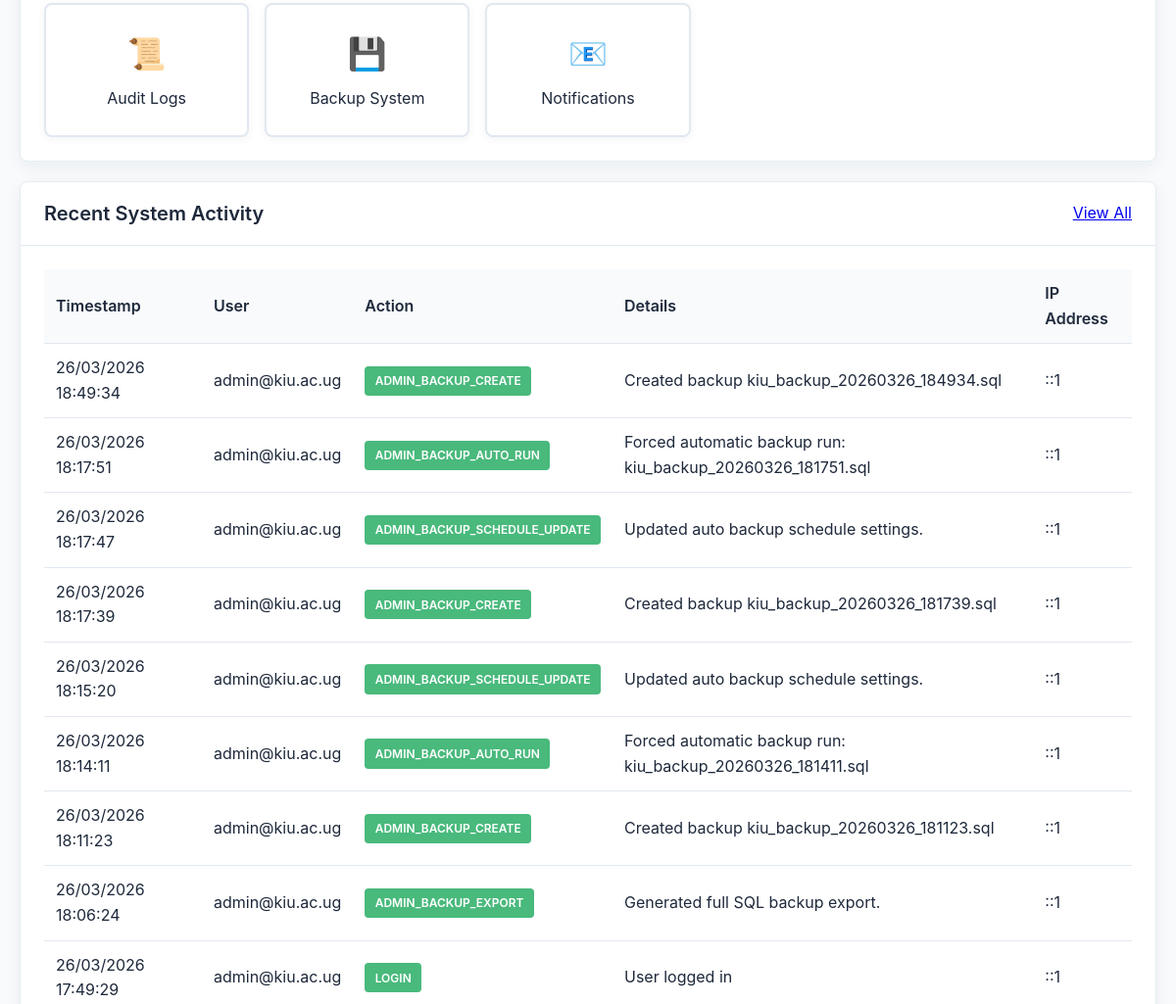
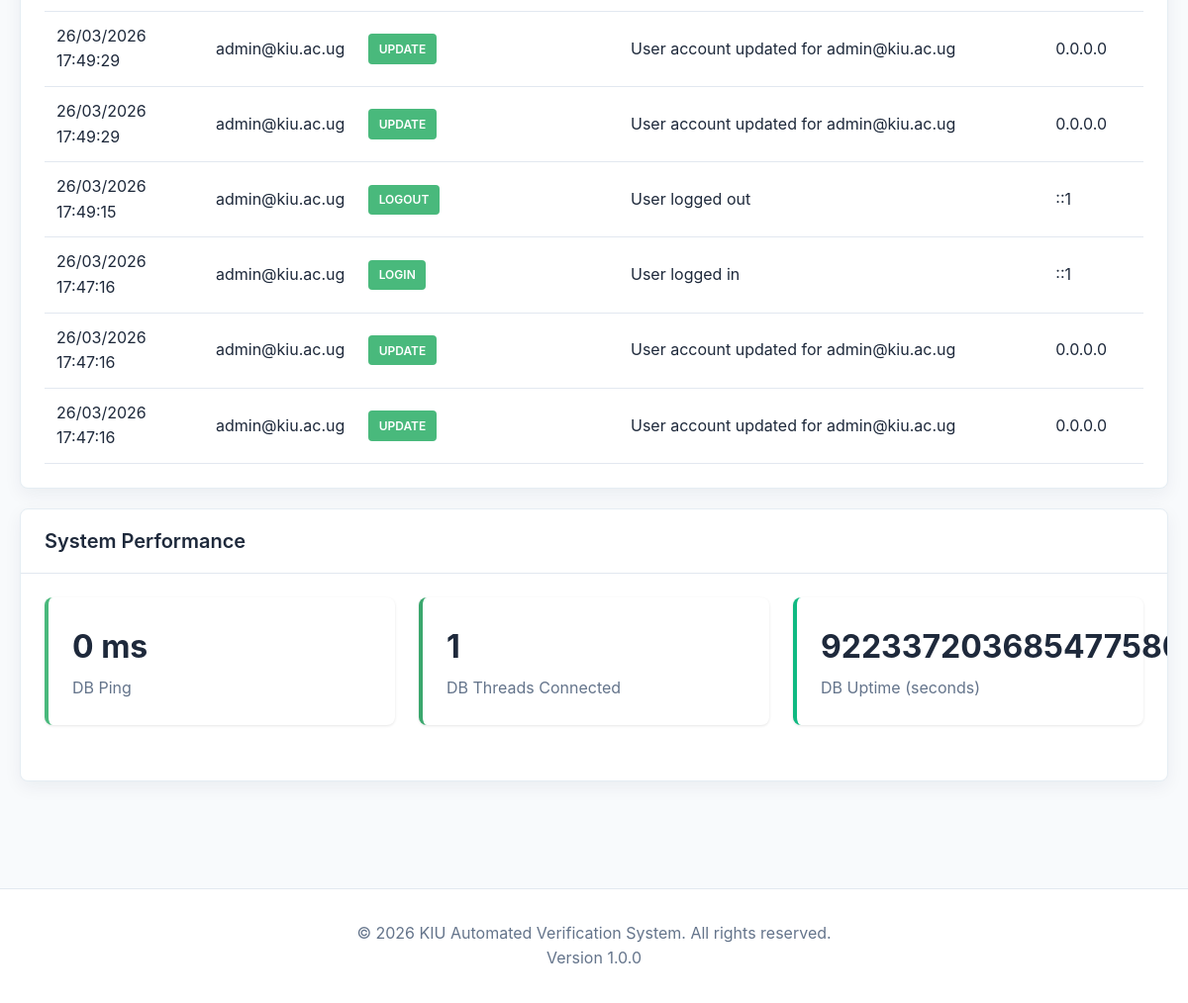
The page /modules/admin/dashboard.php (signed in, lower part) on the database as committed earlier (2 pictures, top to bottom).
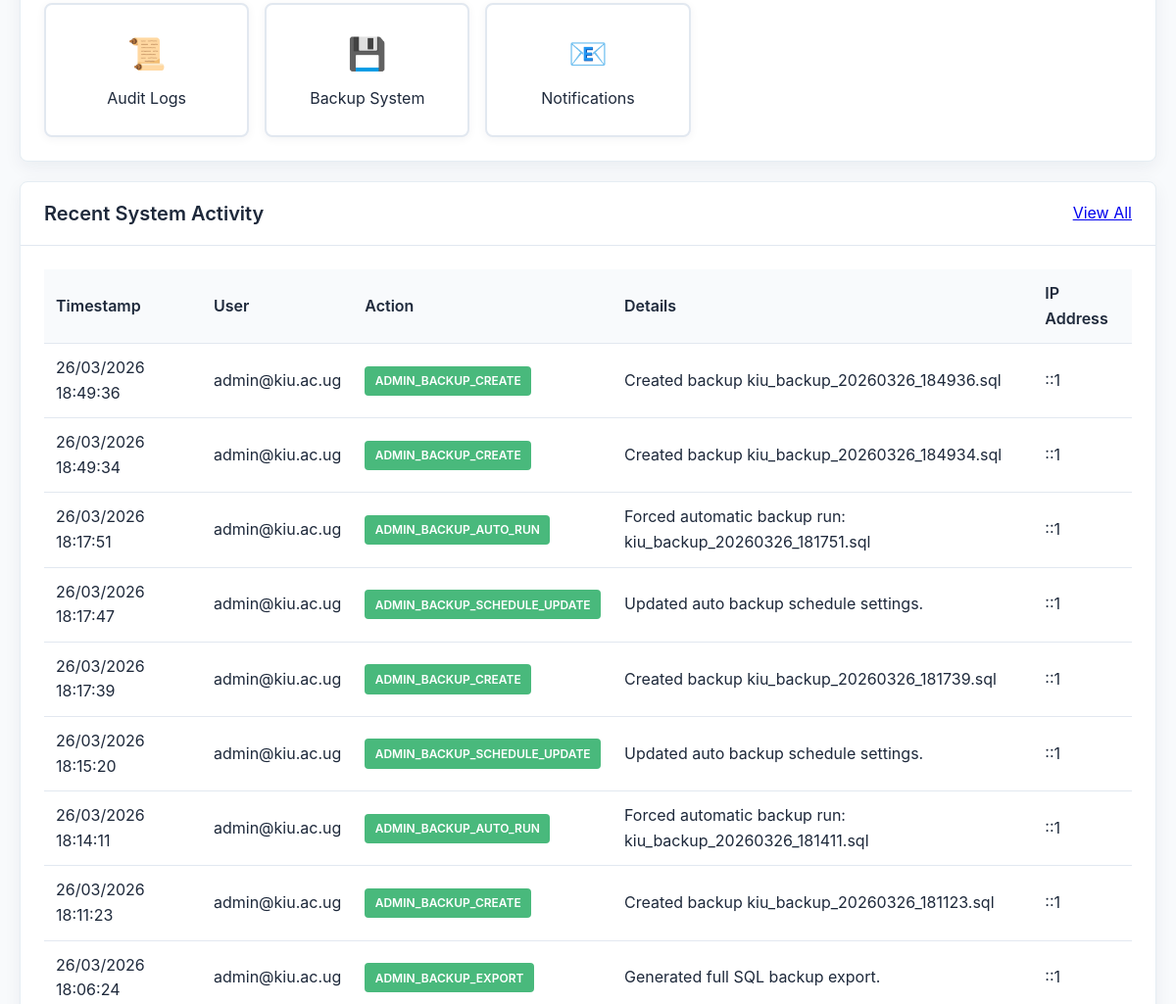
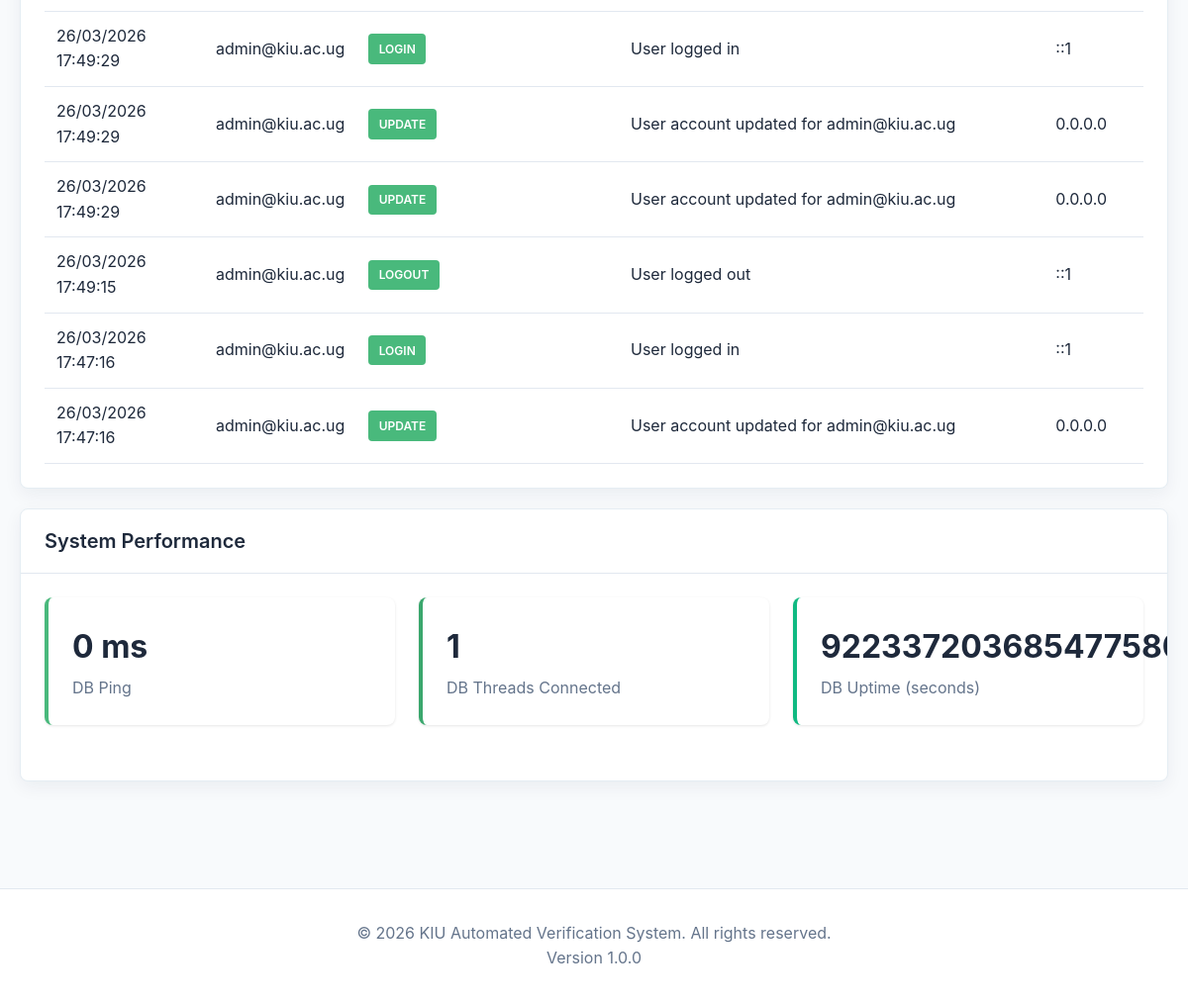
The same page on the database as committed later (2 pictures, top to bottom).
### tables this page shows
CREATE TABLE `audit_logs` (
  `log_id` bigint(20) unsigned NOT NULL AUTO_INCREMENT,
  `user_id` bigint(20) unsigned DEFAULT NULL COMMENT 'NULL for system-generated actions',
  `action` varchar(100) NOT NULL COMMENT 'e.g., CREATE, UPDATE, DELETE, LOGIN, LOGOUT',
  `table_name` varchar(100) DEFAULT NULL COMMENT 'Affected table',
  `record_id` bigint(20) unsigned DEFAULT NULL COMMENT 'Affected record ID',
  `old_value` longtext DEFAULT NULL COMMENT 'Previous state of record' CHECK (json_valid(`old_value`)),
  `new_value` longtext DEFAULT NULL COMMENT 'New state of record' CHECK (json_valid(`new_value`)),
  `changes_summary` text DEFAULT NULL COMMENT 'Human-readable summary of changes',
  `ip_address` varchar(45) NOT NULL COMMENT 'IPv4 or IPv6 address',
  `user_agent` text DEFAULT NULL COMMENT 'Browser/client user agent',
  `request_url` varchar(500) DEFAULT NULL COMMENT 'Request URL if applicable',
  `request_method` varchar(10) DEFAULT NULL COMMENT 'HTTP method (GET, POST, etc.)',
  `session_id` varchar(255) DEFAULT NULL COMMENT 'Session identifier',
  `severity` enum('info','warning','error','critical') DEFAULT 'info',
  `timestamp` timestamp(6) NOT NULL DEFAULT current_timestamp(6) COMMENT 'Microsecond precision',
  `created_at` timestamp NOT NULL DEFAULT current_timestamp(),
  PRIMARY KEY (`log_id`),
  KEY `idx_user_actions` (`user_id`,`timestamp`),
  KEY `idx_table_record` (`table_name`,`record_id`,`timestamp`),
  KEY `idx_action_timestamp` (`action`,`timestamp`),
  KEY `idx_severity` (`severity`,`timestamp`),
  CONSTRAINT `fk_audit_user` FOREIGN KEY (`user_id`) REFERENCES `users` (`user_id`) ON DELETE SET NULL ON UPDATE CASCADE
);

CREATE TABLE `users` (
  `user_id` bigint(20) unsigned NOT NULL AUTO_INCREMENT,
  `admission_number` varchar(50) NOT NULL COMMENT 'University admission number',
  `email` varchar(255) NOT NULL COMMENT 'User email address',
  `password_hash` varchar(255) NOT NULL COMMENT 'Bcrypt hashed password',
  `role` enum('student','finance_officer','registrar','admin') NOT NULL DEFAULT 'student',
  `mfa_enabled` tinyint(1) DEFAULT 0 COMMENT 'Multi-factor authentication status',
  `mfa_secret` varchar(255) DEFAULT NULL COMMENT 'TOTP secret for MFA',
  `email_verified_at` timestamp NULL DEFAULT NULL COMMENT 'Email verification timestamp',
  `last_login_at` timestamp NULL DEFAULT NULL COMMENT 'Last successful login',
  `login_attempts` tinyint(3) unsigned DEFAULT 0 COMMENT 'Failed login attempt counter',
  `locked_until` timestamp NULL DEFAULT NULL COMMENT 'Account lockout expiry time',
  `is_active` tinyint(1) DEFAULT 1 COMMENT 'Account active status',
  `created_at` timestamp NOT NULL DEFAULT current_timestamp(),
  `updated_at` timestamp NOT NULL DEFAULT current_timestamp() ON UPDATE current_timestamp(),
  PRIMARY KEY (`user_id`),
  UNIQUE KEY `admission_number` (`admission_number`),
  UNIQUE KEY `email` (`email`),
  KEY `idx_email` (`email`),
  KEY `idx_admission_number` (`admission_number`),
  KEY `idx_role` (`role`),
  KEY `idx_created_at` (`created_at`)
);

### includes/functions.php (called while the page is built, shortened)
<?php
function format_date($date, $format = DISPLAY_DATE_FORMAT) {
    return date($format, strtotime($date));
}

### modules/admin/dashboard.php (the view, shortened to what this page needs)
<?php
require_once '../../config/init.php';
$performance = [
    'db_time_ms' => null,
    'db_threads_connected' => null,
    'db_uptime_seconds' => null
];
try {
    $start = microtime(true);
    $db->query('SELECT 1')->fetchColumn();
    $performance['db_time_ms'] = round((microtime(true) - $start) * 1000, 2);
    $statusRows = $db->query("SHOW GLOBAL STATUS WHERE Variable_name IN ('Threads_connected','Uptime')")->fetchAll();
    foreach ($statusRows as $row) {
        if (($row['Variable_name'] ?? '') === 'Threads_connected') {
            $performance['db_threads_connected'] = (int)$row['Value'];
        }
        if (($row['Variable_name'] ?? '') === 'Uptime') {
            $performance['db_uptime_seconds'] = (int)$row['Value'];
        }
    }
} catch (Exception $e) {
}
$recent_activity = $db->query("
    SELECT al.*, u.email, u.admission_number
    FROM audit_logs al
    LEFT JOIN users u ON al.user_id = u.user_id
    ORDER BY al.timestamp DESC
    LIMIT 15
")->fetchAll();
include '../../includes/header.php';
?>
<div class="dashboard">
    <div class="card">
        <div class="card-body">
            <div class="quick-actions">
                <a href="audit_logs.php" class="action-btn">
                    <span class="action-icon">📜</span>
                    <span>Audit Logs</span>
                </a>
                <a href="backup.php" class="action-btn">
                    <span class="action-icon">💾</span>
                    <span>Backup System</span>
                </a>
                <a href="notifications.php" class="action-btn">
                    <span class="action-icon">📧</span>
                    <span>Notifications</span>
                </a>
            </div>
        </div>
    </div>
    <div class="card">
        <div class="card-header">
            <h3>Recent System Activity</h3>
            <a href="audit_logs.php">View All</a>
        </div>
        <div class="card-body">
            <div class="table-responsive">
                <table class="table table-sm">
                    <thead>
                        <tr>
                            <th>Timestamp</th>
                            <th>User</th>
                            <th>Action</th>
                            <th>Details</th>
                            <th>IP Address</th>
                        </tr>
                    </thead>
                    <tbody>
                        <?php foreach ($recent_activity as $activity): ?>
                            <tr>
                                <td><?php echo format_date($activity['timestamp'], DISPLAY_DATETIME_FORMAT); ?></td>
                                <td><?php echo htmlspecialchars($activity['email'] ?? 'System'); ?></td>
                                <td><span class="badge badge-info"><?php echo htmlspecialchars($activity['action']); ?></span></td>
                                <td><?php echo htmlspecialchars($activity['changes_summary'] ?? '-'); ?></td>
                                <td><?php echo htmlspecialchars($activity['ip_address']); ?></td>
                            </tr>
                        <?php endforeach; ?>
                    </tbody>
                </table>
            </div>
        </div>
    </div>
    <div class="card">
        <div class="card-header">
            <h3>System Performance</h3>
        </div>
        <div class="card-body">
            <div class="stats-grid">
                <div class="stat-card stat-info">
                    <div class="stat-content">
                        <h3><?php echo $performance['db_time_ms'] !== null ? htmlspecialchars((string)$performance['db_time_ms']) . ' ms' : 'N/A'; ?></h3>
                        <p>DB Ping</p>
                    </div>
                </div>
                <div class="stat-card stat-primary">
                    <div class="stat-content">
                        <h3><?php echo $performance['db_threads_connected'] !== null ? (int)$performance['db_threads_connected'] : 'N/A'; ?></h3>
                        <p>DB Threads Connected</p>
                    </div>
                </div>
                <div class="stat-card stat-success">
                    <div class="stat-content">
                        <h3><?php echo $performance['db_uptime_seconds'] !== null ? (int)$performance['db_uptime_seconds'] : 'N/A'; ?></h3>
                        <p>DB Uptime (seconds)</p>
                    </div>
                </div>
            </div>
        </div>
    </div>
</div>
<?php include '../../includes/footer.php'; ?>

### includes/header.php (shortened to what this page needs)
<!DOCTYPE html>
<html lang="en">
<head>
    <link rel="stylesheet" href="<?php echo BASE_URL; ?>assets/css/style.css?v=<?php echo filemtime(__DIR__ . '/../assets/css/style.css'); ?>">
    <link rel="stylesheet" href="https://cdnjs.cloudflare.com/ajax/libs/font-awesome/6.0.0/css/all.min.css">
</head>
<?php
    $bodyClasses = [];
    if (is_logged_in()) {
        $bodyClasses[] = 'role-' . ($_SESSION['role'] ?? 'guest');
    } else {
        $bodyClasses[] = 'role-guest';
    }
    $requestPath = $_SERVER['REQUEST_URI'] ?? '';
    if (strpos($requestPath, '/modules/student/') !== false) {
        $bodyClasses[] = 'module-student';
    } elseif (strpos($requestPath, '/modules/finance/') !== false) {
        $bodyClasses[] = 'module-finance';
    } elseif (strpos($requestPath, '/modules/admissions/') !== false) {
        $bodyClasses[] = 'module-admissions';
    } elseif (strpos($requestPath, '/modules/admin/') !== false) {
        $bodyClasses[] = 'module-admin';
    }
?>
<body class="<?php echo htmlspecialchars(implode(' ', $bodyClasses)); ?>">
    <main class="main-content">

### includes/footer.php (shortened to what this page needs)
    </main>
    <footer class="footer">
        <div class="footer-container">
            <p>&copy; <?php echo date('Y'); ?> <?php echo APP_NAME; ?>. All rights reserved.</p>
            <p>Version <?php echo APP_VERSION; ?></p>
        </div>
    </footer>
</body>
</html>

### assets/css/style.css (style rules this page uses)
:root { --primary-color: #3aa76d; --secondary-color: #64748b; --success-color: #10b981; --danger-color: #ef4444; --warning-color: #f59e0b; --info-color: #49b97c; --light-color: #f8fafc; --dark-color: #1e293b; --border-color: #e2e8f0; --shadow: 0 1px 3px 0 rgba(0, 0, 0, 0.1); --shadow-lg: 0 10px 15px -3px rgba(0, 0, 0, 0.1); }
* { margin: 0; padding: 0; box-sizing: border-box; }
body { font-family: -apple-system, BlinkMacSystemFont, 'Segoe UI', Roboto, 'Helvetica Neue', Arial, sans-serif; line-height: 1.6; color: var(--dark-color); background-color: var(--light-color); overflow-x: hidden; }
.main-content { min-height: calc(100vh - 120px); padding: 20px 0; position: relative; z-index: 1; }
.card { background: white; border-radius: 8px; border: 1px solid #e5edf3; box-shadow: 0 6px 18px rgba(15, 41, 66, 0.06); margin-bottom: 20px; overflow: hidden; }
.card-header { padding: 1rem 1.5rem; border-bottom: 1px solid var(--border-color); display: flex; justify-content: space-between; align-items: center; }
.card-header h3 { font-size: 1.25rem; font-weight: 600; }
.card-body { padding: 1.5rem; }
.dashboard { max-width: 1400px; margin: 0 auto; padding: 20px; }
.stats-grid { display: grid; grid-template-columns: repeat(auto-fit, minmax(250px, 1fr)); gap: 1.5rem; margin-bottom: 2rem; }
.stat-card { background: white; border-radius: 8px; padding: 1.5rem; box-shadow: var(--shadow); display: flex; align-items: center; gap: 1rem; }
.stat-content h3 { font-size: 2rem; font-weight: 700; margin-bottom: 0.25rem; }
.stat-content p { color: var(--secondary-color); }
.stat-card.stat-primary { border-left: 4px solid var(--primary-color); }
.stat-card.stat-success { border-left: 4px solid var(--success-color); }
.stat-card.stat-info { border-left: 4px solid var(--info-color); }
.badge { display: inline-block; padding: 0.35rem 0.65rem; font-size: 0.75rem; font-weight: 600; border-radius: 4px; }
.badge-info { background-color: var(--info-color); color: white; }
.table { width: 100%; border-collapse: collapse; }
.table th, .table td { padding: 0.75rem; text-align: left; border-bottom: 1px solid var(--border-color); }
.table thead th { font-weight: 600; background-color: var(--light-color); }
.table-responsive { overflow-x: auto; }
.quick-actions { display: grid; grid-template-columns: repeat(auto-fill, minmax(200px, 1fr)); gap: 1rem; }
.action-btn { display: flex; flex-direction: column; align-items: center; gap: 0.5rem; padding: 1.5rem; background: white; border: 2px solid var(--border-color); border-radius: 8px; text-decoration: none; color: var(--dark-color); transition: border-color 0.2s ease, box-shadow 0.2s ease, transform 0.2s ease; box-shadow: 0 2px 10px rgba(15, 41, 66, 0.05); }
.action-icon { font-size: 2rem; }
.footer { background-color: white; border-top: 1px solid var(--border-color); padding: 2rem 0; margin-top: 3rem; }
.footer-container { max-width: 1400px; margin: 0 auto; padding: 0 2rem; text-align: center; color: var(--secondary-color); }

Rows that differ between the two databases and show on the page:
no longer on this page (row unchanged): audit_logs: timestamp "26/03/2026 17:47:16", user.email "admin@kiu.ac.ug", action "UPDATE", changes_summary "User account updated for admin@kiu.ac.ug", ip_address "0.0.0.0"
added audit_logs: timestamp "26/03/2026 18:49:36", user.email "admin@kiu.ac.ug", action "ADMIN_BACKUP_CREATE", changes_summary "Created backup kiu_backup_20260326_184936.sql", ip_address "::1"
